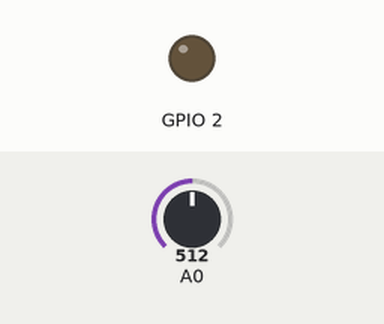
Simulated run of this sketch. Board: ESP8266 (NodeMCU). Shown: output pins drawn as LEDs (lit = HIGH). The test bench sets the inputs (shaded band); at power-on: A0 = 512. WiFi joins after 1.5 s; servers stay silent unless stated; what the sketch prints to the serial monitor is not drawn.

Above: at 5.8 s.
5.9 s: A0 set to 541
7.4 s: A0 set to 569
At 8.6 s:
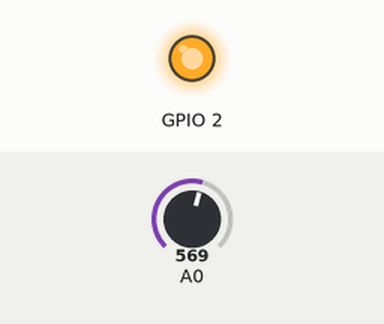
8.9 s: A0 set to 540
At 9.7 s:
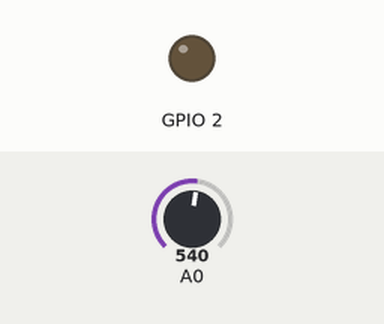
10.4 s: A0 set to 560
At 10.8 s:
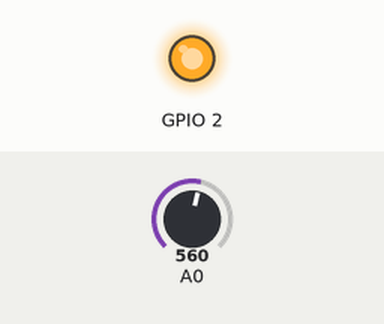
Timing chart, 0 to 12.9 s (numbered marks = the images above; inputs shaded):
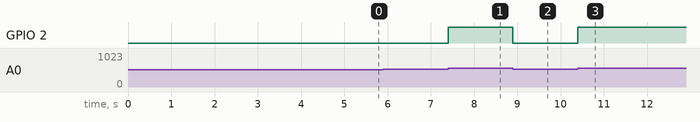

The sketch:

heart_rate_monitor_using_node_mcu.ino
```cpp
#include "ThingSpeak.h"
//#include <secrets.h>

unsigned long myChannelNumber = 902378; //put channel number from thingspeak cloud channel
const char * myWriteAPIKey = "HFOXQ46C8QKDXT"; //thingspeak channel API key

#include <ESP8266WiFi.h>

char ssid[] = "abcd" ;   // your wifi network SSID (name)
char pass[] = "1234567890";   // your wifi network password
int keyIndex = 0;            // your network key index number (needed only for WEP)
WiFiClient  client;


int LED13 = 13;   //  The on-board Arduion LED
int count=0;
int state= 0;
int laststate= 0;

int Signal;                // holds the incoming raw data. Signal value can range from 0-1024
int Threshold = 550; // Determine which Signal to "count as a beat", and which to ingore.
int time1=0;
int time2=0;


void setup() {
  pinMode(LED_BUILTIN, OUTPUT);     // Initialize the LED_BUILTIN pin as an output
  Serial.begin(115200);

  WiFi.mode(WIFI_STA);

  ThingSpeak.begin(client);
}

// the loop function runs over and over again forever
void loop() {


  if (WiFi.status() != WL_CONNECTED) {
    Serial.print("Attempting to connect to SSID: ");
    Serial.println("abcd");
    while (WiFi.status() != WL_CONNECTED) {
      WiFi.begin(ssid, pass); // Connect to WPA/WPA2 network. Change this line if using open or WEP network
      Serial.print(".");
      delay(5000);
    }
    Serial.println("\nConnected.");
  }


  if(count==0) {
    time1=millis();
  }
  time2=millis();

  Signal = analogRead(A0);  // Read the PulseSensor's value.

    if(Signal > Threshold){                          // If the signal is above "550", then "turn-on" Arduino's on-Board LED.
     digitalWrite(LED_BUILTIN,HIGH);
     state=1;
   } else {
     digitalWrite(LED_BUILTIN,LOW);
     state=0;//  Else, the sigal must be below "550", so "turn-off" this LED.
   }

   if (state != laststate) {
    // if the state has changed, increment the counter
    if (state == HIGH) {
      // if the current state is HIGH then the button went from off to on:
      count++;
    }
    else {
      // if the current state is LOW then the button went from on to off:
      //Serial.println("off");
    }
    delay(50);
   }
    laststate=state;

    if(time2>=time1+15000) {
      int bpm;
       if(count>5){
       bpm=count*4;}
       else{
        bpm=0;
       }


  int httpCode = ThingSpeak.writeField(myChannelNumber, 1,bpm, myWriteAPIKey);

  if (httpCode == 200) {
    Serial.print("Heartbeat rate is ");
    Serial.print(bpm);
    Serial.print(" per min\n");
//    Serial.println("Channel write successful.");
  }
  else {
    Serial.println("Problem writing to channel. HTTP error code " + String(httpCode));
  }

  // Wait 20 seconds to uodate the channel again
  delay(15000);


  time1=0;
  time2=0;
  count=0;
      }}
```

Measured:
- the behaviour switches between 550 and 551 on A0 (found by bisection; images 0 and 1)
- after the input at 5.9 s, every drawn part: stays the same
- after the input at 7.4 s, GPIO 2: LOW → HIGH at once
- after the input at 8.9 s, GPIO 2: HIGH → LOW at once
- after the input at 10.4 s, GPIO 2: LOW → HIGH at once
